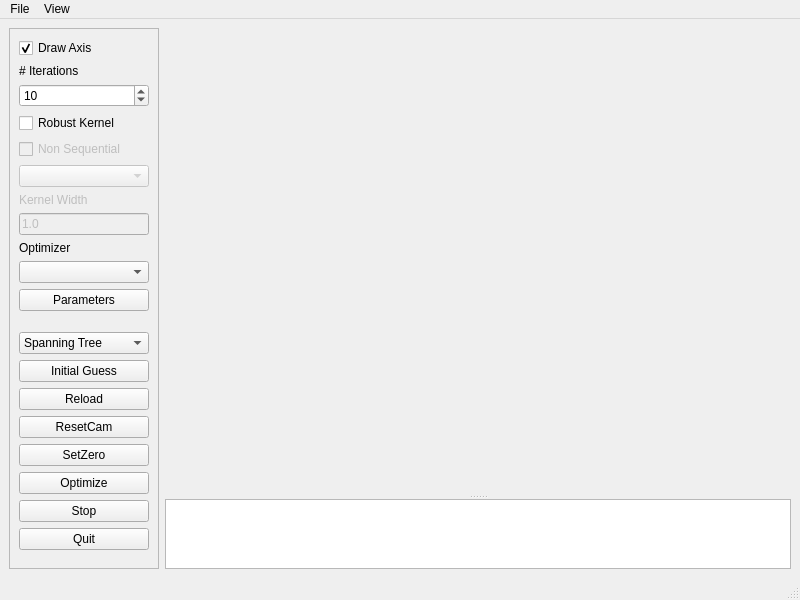
<?xml version="1.0" encoding="UTF-8"?>
<ui version="4.0">
 <class>BaseMainWindow</class>
 <widget class="QMainWindow" name="BaseMainWindow">
  <property name="geometry">
   <rect>
    <x>0</x>
    <y>0</y>
    <width>800</width>
    <height>600</height>
   </rect>
  </property>
  <property name="windowTitle">
   <string>g2o Viewer</string>
  </property>
  <widget class="QWidget" name="centralwidget">
   <layout class="QHBoxLayout" name="horizontalLayout">
    <item>
     <widget class="QFrame" name="frame">
      <property name="sizePolicy">
       <sizepolicy hsizetype="Preferred" vsizetype="Preferred">
        <horstretch>0</horstretch>
        <verstretch>0</verstretch>
       </sizepolicy>
      </property>
      <property name="minimumSize">
       <size>
        <width>150</width>
        <height>0</height>
       </size>
      </property>
      <property name="frameShape">
       <enum>QFrame::StyledPanel</enum>
      </property>
      <property name="frameShadow">
       <enum>QFrame::Raised</enum>
      </property>
      <layout class="QVBoxLayout" name="verticalLayout_2">
       <item>
        <widget class="QCheckBox" name="cbDrawAxis">
         <property name="text">
          <string>Draw Axis</string>
         </property>
         <property name="checked">
          <bool>true</bool>
         </property>
        </widget>
       </item>
       <item>
        <widget class="QLabel" name="label">
         <property name="text">
          <string># Iterations</string>
         </property>
        </widget>
       </item>
       <item>
        <widget class="QSpinBox" name="spIterations">
         <property name="minimum">
          <number>1</number>
         </property>
         <property name="maximum">
          <number>10000</number>
         </property>
         <property name="value">
          <number>10</number>
         </property>
        </widget>
       </item>
       <item>
        <widget class="QCheckBox" name="cbRobustKernel">
         <property name="text">
          <string>Robust Kernel</string>
         </property>
        </widget>
       </item>
       <item>
        <widget class="QCheckBox" name="cbOnlyLoop">
         <property name="enabled">
          <bool>false</bool>
         </property>
         <property name="toolTip">
          <string>Only apply the robust kernel for loop closures</string>
         </property>
         <property name="text">
          <string>Non Sequential</string>
         </property>
        </widget>
       </item>
       <item>
        <widget class="QComboBox" name="coRobustKernel">
         <property name="enabled">
          <bool>false</bool>
         </property>
        </widget>
       </item>
       <item>
        <widget class="QLabel" name="label_4">
         <property name="enabled">
          <bool>false</bool>
         </property>
         <property name="text">
          <string>Kernel Width</string>
         </property>
        </widget>
       </item>
       <item>
        <widget class="QLineEdit" name="leKernelWidth">
         <property name="enabled">
          <bool>false</bool>
         </property>
         <property name="text">
          <string>1.0</string>
         </property>
        </widget>
       </item>
       <item>
        <widget class="QLabel" name="label_2">
         <property name="text">
          <string>Optimizer</string>
         </property>
        </widget>
       </item>
       <item>
        <widget class="QComboBox" name="coOptimizer"/>
       </item>
       <item>
        <widget class="QPushButton" name="btnOptimizerParamaters">
         <property name="toolTip">
          <string>Adjust the parameters of the optimizer</string>
         </property>
         <property name="text">
          <string>Parameters</string>
         </property>
        </widget>
       </item>
       <item>
        <spacer name="verticalSpacer_2">
         <property name="orientation">
          <enum>Qt::Vertical</enum>
         </property>
         <property name="sizeType">
          <enum>QSizePolicy::Minimum</enum>
         </property>
         <property name="sizeHint" stdset="0">
          <size>
           <width>20</width>
           <height>15</height>
          </size>
         </property>
        </spacer>
       </item>
       <item>
        <widget class="QComboBox" name="cbxIniitialGuessMethod">
         <property name="toolTip">
          <string>Which method is applied to compute the initial guess</string>
         </property>
         <item>
          <property name="text">
           <string>Spanning Tree</string>
          </property>
         </item>
         <item>
          <property name="text">
           <string>Odometry</string>
          </property>
         </item>
        </widget>
       </item>
       <item>
        <widget class="QPushButton" name="btnInitialGuess">
         <property name="text">
          <string>Initial Guess</string>
         </property>
        </widget>
       </item>
       <item>
        <widget class="QPushButton" name="btnReload">
         <property name="text">
          <string>Reload</string>
         </property>
        </widget>
       </item>
       <item>
        <widget class="QPushButton" name="btnResetCam">
         <property name="text">
          <string>ResetCam</string>
         </property>
        </widget>
       </item>
       <item>
        <widget class="QPushButton" name="btnSetZero">
         <property name="text">
          <string>SetZero</string>
         </property>
        </widget>
       </item>
       <item>
        <widget class="QPushButton" name="btnOptimize">
         <property name="text">
          <string>Optimize</string>
         </property>
        </widget>
       </item>
       <item>
        <widget class="QPushButton" name="btnForceStop">
         <property name="text">
          <string>Stop</string>
         </property>
        </widget>
       </item>
       <item>
        <widget class="QPushButton" name="btnQuit">
         <property name="text">
          <string>Quit</string>
         </property>
        </widget>
       </item>
       <item>
        <spacer name="verticalSpacer">
         <property name="orientation">
          <enum>Qt::Vertical</enum>
         </property>
         <property name="sizeHint" stdset="0">
          <size>
           <width>20</width>
           <height>364</height>
          </size>
         </property>
        </spacer>
       </item>
      </layout>
     </widget>
    </item>
    <item>
     <widget class="QSplitter" name="splitter">
      <property name="sizePolicy">
       <sizepolicy hsizetype="Preferred" vsizetype="Expanding">
        <horstretch>1</horstretch>
        <verstretch>0</verstretch>
       </sizepolicy>
      </property>
      <property name="orientation">
       <enum>Qt::Vertical</enum>
      </property>
      <widget class="g2o::G2oQGLViewer" name="viewer" native="true">
       <property name="sizePolicy">
        <sizepolicy hsizetype="Preferred" vsizetype="MinimumExpanding">
         <horstretch>0</horstretch>
         <verstretch>100</verstretch>
        </sizepolicy>
       </property>
      </widget>
      <widget class="QPlainTextEdit" name="plainTextEdit">
       <property name="sizePolicy">
        <sizepolicy hsizetype="Preferred" vsizetype="Preferred">
         <horstretch>0</horstretch>
         <verstretch>1</verstretch>
        </sizepolicy>
       </property>
       <property name="readOnly">
        <bool>true</bool>
       </property>
      </widget>
     </widget>
    </item>
   </layout>
  </widget>
  <widget class="QMenuBar" name="menubar">
   <property name="geometry">
    <rect>
     <x>0</x>
     <y>0</y>
     <width>800</width>
     <height>23</height>
    </rect>
   </property>
   <widget class="QMenu" name="menuFile">
    <property name="title">
     <string>File</string>
    </property>
    <addaction name="actionLoad"/>
    <addaction name="actionSave"/>
    <addaction name="separator"/>
    <addaction name="actionSave_Screenshot"/>
    <addaction name="separator"/>
    <addaction name="actionLoad_Viewer_State"/>
    <addaction name="actionSave_Viewer_State"/>
    <addaction name="separator"/>
    <addaction name="actionQuit"/>
   </widget>
   <widget class="QMenu" name="menuView">
    <property name="title">
     <string>View</string>
    </property>
    <addaction name="actionWhite_Background"/>
    <addaction name="actionDefault_Background"/>
    <addaction name="separator"/>
    <addaction name="actionDump_Images"/>
    <addaction name="separator"/>
    <addaction name="actionProperties"/>
   </widget>
   <addaction name="menuFile"/>
   <addaction name="menuView"/>
  </widget>
  <widget class="QStatusBar" name="statusbar"/>
  <action name="actionLoad">
   <property name="text">
    <string>Load</string>
   </property>
  </action>
  <action name="actionSave">
   <property name="text">
    <string>Save</string>
   </property>
  </action>
  <action name="actionQuit">
   <property name="text">
    <string>Quit</string>
   </property>
  </action>
  <action name="actionWhite_Background">
   <property name="checkable">
    <bool>false</bool>
   </property>
   <property name="text">
    <string>White Background</string>
   </property>
  </action>
  <action name="actionDefault_Background">
   <property name="checkable">
    <bool>false</bool>
   </property>
   <property name="text">
    <string>Default Background</string>
   </property>
  </action>
  <action name="actionDump_Images">
   <property name="checkable">
    <bool>true</bool>
   </property>
   <property name="text">
    <string>Dump Images</string>
   </property>
  </action>
  <action name="actionProperties">
   <property name="text">
    <string>Draw Options</string>
   </property>
  </action>
  <action name="actionSave_Screenshot">
   <property name="text">
    <string>Save Screenshot</string>
   </property>
  </action>
  <action name="actionSave_Viewer_State">
   <property name="text">
    <string>Save Viewer State</string>
   </property>
  </action>
  <action name="actionLoad_Viewer_State">
   <property name="text">
    <string>Load Viewer State</string>
   </property>
  </action>
 </widget>
 <customwidgets>
  <customwidget>
   <class>g2o::G2oQGLViewer</class>
   <extends>QWidget</extends>
   <header>g2o_qglviewer.h</header>
   <container>1</container>
  </customwidget>
 </customwidgets>
 <resources/>
 <connections>
  <connection>
   <sender>cbRobustKernel</sender>
   <signal>toggled(bool)</signal>
   <receiver>label_4</receiver>
   <slot>setEnabled(bool)</slot>
   <hints>
    <hint type="sourcelabel">
     <x>131</x>
     <y>142</y>
    </hint>
    <hint type="destinationlabel">
     <x>144</x>
     <y>233</y>
    </hint>
   </hints>
  </connection>
  <connection>
   <sender>cbRobustKernel</sender>
   <signal>toggled(bool)</signal>
   <receiver>leKernelWidth</receiver>
   <slot>setEnabled(bool)</slot>
   <hints>
    <hint type="sourcelabel">
     <x>147</x>
     <y>142</y>
    </hint>
    <hint type="destinationlabel">
     <x>148</x>
     <y>266</y>
    </hint>
   </hints>
  </connection>
  <connection>
   <sender>btnQuit</sender>
   <signal>clicked()</signal>
   <receiver>BaseMainWindow</receiver>
   <slot>close()</slot>
   <hints>
    <hint type="sourcelabel">
     <x>101</x>
     <y>541</y>
    </hint>
    <hint type="destinationlabel">
     <x>5</x>
     <y>554</y>
    </hint>
   </hints>
  </connection>
  <connection>
   <sender>cbRobustKernel</sender>
   <signal>toggled(bool)</signal>
   <receiver>coRobustKernel</receiver>
   <slot>setEnabled(bool)</slot>
   <hints>
    <hint type="sourcelabel">
     <x>33</x>
     <y>133</y>
    </hint>
    <hint type="destinationlabel">
     <x>56</x>
     <y>210</y>
    </hint>
   </hints>
  </connection>
  <connection>
   <sender>cbRobustKernel</sender>
   <signal>toggled(bool)</signal>
   <receiver>cbOnlyLoop</receiver>
   <slot>setEnabled(bool)</slot>
   <hints>
    <hint type="sourcelabel">
     <x>103</x>
     <y>141</y>
    </hint>
    <hint type="destinationlabel">
     <x>101</x>
     <y>160</y>
    </hint>
   </hints>
  </connection>
 </connections>
</ui>
